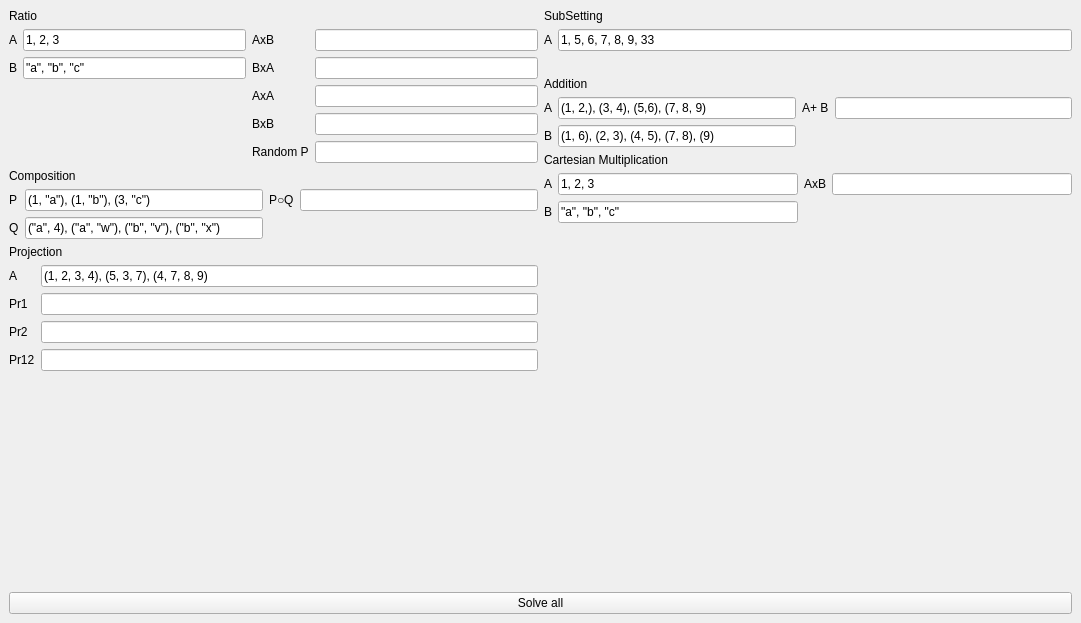
<?xml version="1.0" encoding="UTF-8"?>
<ui version="4.0">
 <class>MainWindow</class>
 <widget class="QMainWindow" name="MainWindow">
  <property name="geometry">
   <rect>
    <x>0</x>
    <y>0</y>
    <width>1081</width>
    <height>623</height>
   </rect>
  </property>
  <property name="minimumSize">
   <size>
    <width>0</width>
    <height>0</height>
   </size>
  </property>
  <property name="windowTitle">
   <string>SayaSet</string>
  </property>
  <widget class="QWidget" name="centralwidget">
   <layout class="QGridLayout" name="gridLayout">
    <item row="4" column="0">
     <layout class="QVBoxLayout" name="verticalLayout">
      <item>
       <layout class="QGridLayout" name="gridLayout_2">
        <item row="1" column="4">
         <widget class="QLineEdit" name="lineEditRatioAB">
          <property name="readOnly">
           <bool>true</bool>
          </property>
         </widget>
        </item>
        <item row="1" column="0">
         <widget class="QLabel" name="label_6">
          <property name="text">
           <string>A</string>
          </property>
         </widget>
        </item>
        <item row="3" column="0">
         <widget class="QLabel" name="label_7">
          <property name="sizePolicy">
           <sizepolicy hsizetype="Preferred" vsizetype="Preferred">
            <horstretch>0</horstretch>
            <verstretch>0</verstretch>
           </sizepolicy>
          </property>
          <property name="text">
           <string>B</string>
          </property>
         </widget>
        </item>
        <item row="1" column="1">
         <widget class="QLineEdit" name="lineEditRatioA">
          <property name="text">
           <string>1, 2, 3</string>
          </property>
         </widget>
        </item>
        <item row="6" column="4">
         <widget class="QLineEdit" name="lineEditRatioP">
          <property name="readOnly">
           <bool>true</bool>
          </property>
         </widget>
        </item>
        <item row="3" column="1">
         <widget class="QLineEdit" name="lineEditRatioB">
          <property name="text">
           <string>&quot;a&quot;, &quot;b&quot;, &quot;c&quot;</string>
          </property>
         </widget>
        </item>
        <item row="3" column="2" colspan="2">
         <widget class="QLabel" name="label_10">
          <property name="text">
           <string>BxA</string>
          </property>
         </widget>
        </item>
        <item row="1" column="2" colspan="2">
         <widget class="QLabel" name="label_9">
          <property name="text">
           <string>AxB</string>
          </property>
         </widget>
        </item>
        <item row="4" column="4">
         <widget class="QLineEdit" name="lineEditRatioAA">
          <property name="readOnly">
           <bool>true</bool>
          </property>
         </widget>
        </item>
        <item row="4" column="2" colspan="2">
         <widget class="QLabel" name="label_11">
          <property name="text">
           <string>AxA</string>
          </property>
         </widget>
        </item>
        <item row="5" column="2" colspan="2">
         <widget class="QLabel" name="label_12">
          <property name="text">
           <string>BxB</string>
          </property>
         </widget>
        </item>
        <item row="3" column="4">
         <widget class="QLineEdit" name="lineEditRatioBA">
          <property name="readOnly">
           <bool>true</bool>
          </property>
         </widget>
        </item>
        <item row="5" column="4">
         <widget class="QLineEdit" name="lineEditRatioBB">
          <property name="readOnly">
           <bool>true</bool>
          </property>
         </widget>
        </item>
        <item row="0" column="0" colspan="5">
         <widget class="QLabel" name="label">
          <property name="text">
           <string>Ratio</string>
          </property>
         </widget>
        </item>
        <item row="6" column="2" colspan="2">
         <widget class="QLabel" name="label_8">
          <property name="text">
           <string>Random P</string>
          </property>
         </widget>
        </item>
       </layout>
      </item>
      <item>
       <layout class="QGridLayout" name="gridLayout_3">
        <item row="1" column="2">
         <widget class="QLabel" name="label_19">
          <property name="text">
           <string>P○Q</string>
          </property>
         </widget>
        </item>
        <item row="1" column="1">
         <widget class="QLineEdit" name="lineEditCompositionP">
          <property name="text">
           <string>(1, &quot;a&quot;), (1, &quot;b&quot;), (3, &quot;c&quot;)</string>
          </property>
         </widget>
        </item>
        <item row="1" column="3">
         <widget class="QLineEdit" name="lineEditComposition">
          <property name="readOnly">
           <bool>true</bool>
          </property>
         </widget>
        </item>
        <item row="2" column="1">
         <widget class="QLineEdit" name="lineEditCompositionQ">
          <property name="text">
           <string>(&quot;a&quot;, 4), (&quot;a&quot;, &quot;w&quot;), (&quot;b&quot;, &quot;v&quot;), (&quot;b&quot;, &quot;x&quot;)</string>
          </property>
         </widget>
        </item>
        <item row="0" column="0" colspan="4">
         <widget class="QLabel" name="label_2">
          <property name="text">
           <string>Composition</string>
          </property>
         </widget>
        </item>
        <item row="1" column="0">
         <widget class="QLabel" name="label_15">
          <property name="text">
           <string>P</string>
          </property>
         </widget>
        </item>
        <item row="2" column="0">
         <widget class="QLabel" name="label_17">
          <property name="text">
           <string>Q</string>
          </property>
         </widget>
        </item>
       </layout>
      </item>
      <item>
       <layout class="QGridLayout" name="gridLayout_7">
        <item row="2" column="0">
         <widget class="QLabel" name="label_16">
          <property name="text">
           <string>Pr1</string>
          </property>
         </widget>
        </item>
        <item row="1" column="0">
         <widget class="QLabel" name="label_14">
          <property name="frameShape">
           <enum>QFrame::NoFrame</enum>
          </property>
          <property name="text">
           <string>A</string>
          </property>
         </widget>
        </item>
        <item row="2" column="1">
         <widget class="QLineEdit" name="lineEditPr1"/>
        </item>
        <item row="3" column="1">
         <widget class="QLineEdit" name="lineEditPr2"/>
        </item>
        <item row="0" column="0" colspan="2">
         <widget class="QLabel" name="label_13">
          <property name="text">
           <string>Projection</string>
          </property>
         </widget>
        </item>
        <item row="6" column="0" colspan="2">
         <spacer name="verticalSpacer">
          <property name="orientation">
           <enum>Qt::Vertical</enum>
          </property>
          <property name="sizeHint" stdset="0">
           <size>
            <width>20</width>
            <height>40</height>
           </size>
          </property>
         </spacer>
        </item>
        <item row="1" column="1">
         <widget class="QLineEdit" name="lineEditProjectionA">
          <property name="text">
           <string>(1, 2, 3, 4), (5, 3, 7), (4, 7, 8, 9) </string>
          </property>
         </widget>
        </item>
        <item row="4" column="1">
         <widget class="QLineEdit" name="lineEditPr12"/>
        </item>
        <item row="3" column="0">
         <widget class="QLabel" name="label_18">
          <property name="text">
           <string>Pr2</string>
          </property>
         </widget>
        </item>
        <item row="4" column="0">
         <widget class="QLabel" name="label_20">
          <property name="text">
           <string>Pr12</string>
          </property>
         </widget>
        </item>
       </layout>
      </item>
     </layout>
    </item>
    <item row="4" column="1">
     <layout class="QVBoxLayout" name="verticalLayout_2">
      <item>
       <layout class="QGridLayout" name="gridLayout_6">
        <item row="0" column="0" colspan="2">
         <widget class="QLabel" name="label_5">
          <property name="text">
           <string>SubSetting</string>
          </property>
         </widget>
        </item>
        <item row="1" column="1">
         <widget class="QLineEdit" name="lineEditSubSettingA">
          <property name="text">
           <string>1, 5, 6, 7, 8, 9, 33</string>
          </property>
         </widget>
        </item>
        <item row="1" column="0">
         <widget class="QLabel" name="label_22">
          <property name="text">
           <string>A</string>
          </property>
         </widget>
        </item>
        <item row="2" column="0" colspan="2">
         <widget class="QLabel" name="labelSubSets">
          <property name="text">
           <string/>
          </property>
         </widget>
        </item>
       </layout>
      </item>
      <item>
       <layout class="QGridLayout" name="gridLayout_5">
        <item row="2" column="0">
         <widget class="QLabel" name="label_24">
          <property name="text">
           <string>B</string>
          </property>
         </widget>
        </item>
        <item row="1" column="3">
         <widget class="QLineEdit" name="lineEditAddition">
          <property name="readOnly">
           <bool>true</bool>
          </property>
         </widget>
        </item>
        <item row="1" column="0">
         <widget class="QLabel" name="label_23">
          <property name="text">
           <string>A</string>
          </property>
         </widget>
        </item>
        <item row="1" column="1">
         <widget class="QLineEdit" name="lineEditAdditionA">
          <property name="text">
           <string>(1, 2,), (3, 4), (5,6), (7, 8, 9)</string>
          </property>
         </widget>
        </item>
        <item row="2" column="1">
         <widget class="QLineEdit" name="lineEditAdditionB">
          <property name="text">
           <string>(1, 6), (2, 3), (4, 5), (7, 8), (9)</string>
          </property>
         </widget>
        </item>
        <item row="1" column="2">
         <widget class="QLabel" name="label_25">
          <property name="text">
           <string>A+ B</string>
          </property>
         </widget>
        </item>
        <item row="0" column="0" colspan="4">
         <widget class="QLabel" name="label_4">
          <property name="text">
           <string>Addition</string>
          </property>
         </widget>
        </item>
       </layout>
      </item>
      <item>
       <layout class="QGridLayout" name="gridLayout_4">
        <item row="2" column="0">
         <widget class="QLabel" name="label_27">
          <property name="text">
           <string>B</string>
          </property>
         </widget>
        </item>
        <item row="1" column="3">
         <widget class="QLineEdit" name="lineEditCartesian">
          <property name="readOnly">
           <bool>true</bool>
          </property>
         </widget>
        </item>
        <item row="2" column="1">
         <widget class="QLineEdit" name="lineEditCartesianB">
          <property name="text">
           <string>&quot;a&quot;, &quot;b&quot;, &quot;c&quot;</string>
          </property>
         </widget>
        </item>
        <item row="0" column="0" colspan="4">
         <widget class="QLabel" name="label_3">
          <property name="text">
           <string>Cartesian Multiplication</string>
          </property>
         </widget>
        </item>
        <item row="1" column="0">
         <widget class="QLabel" name="label_26">
          <property name="text">
           <string>A</string>
          </property>
         </widget>
        </item>
        <item row="1" column="2">
         <widget class="QLabel" name="label_28">
          <property name="text">
           <string>AxB</string>
          </property>
         </widget>
        </item>
        <item row="1" column="1">
         <widget class="QLineEdit" name="lineEditCartesianA">
          <property name="text">
           <string>1, 2, 3</string>
          </property>
         </widget>
        </item>
        <item row="3" column="0" colspan="4">
         <spacer name="verticalSpacer_2">
          <property name="orientation">
           <enum>Qt::Vertical</enum>
          </property>
          <property name="sizeHint" stdset="0">
           <size>
            <width>20</width>
            <height>40</height>
           </size>
          </property>
         </spacer>
        </item>
       </layout>
      </item>
     </layout>
    </item>
    <item row="7" column="0" colspan="2">
     <widget class="QPushButton" name="pushButtonSolveAll">
      <property name="text">
       <string>Solve all</string>
      </property>
     </widget>
    </item>
   </layout>
  </widget>
 </widget>
 <resources/>
 <connections/>
</ui>
